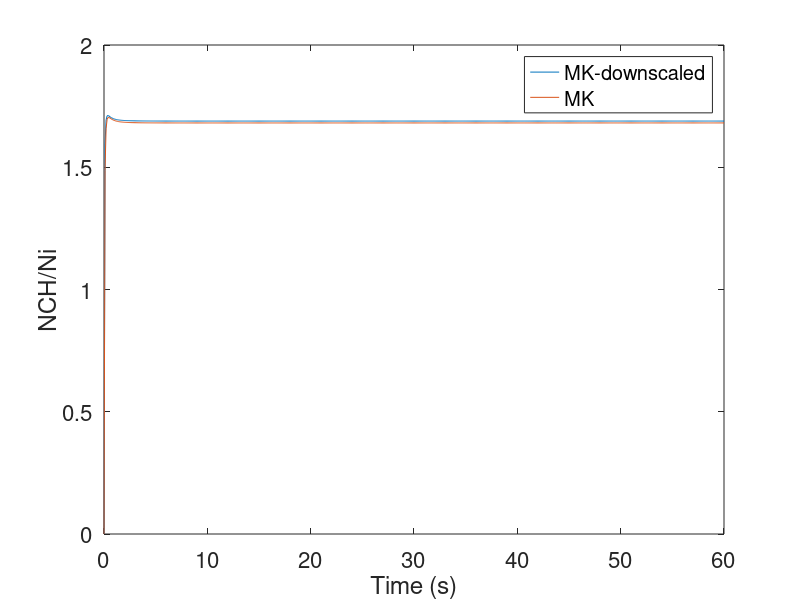
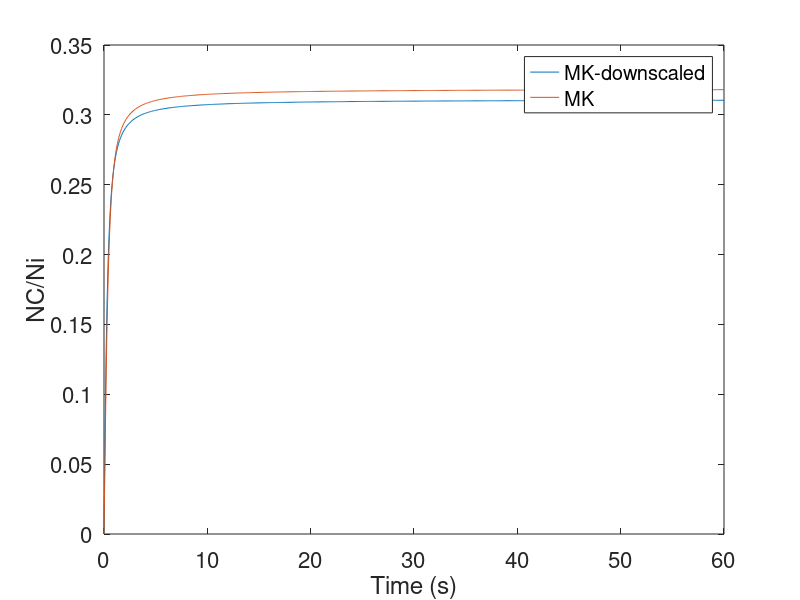
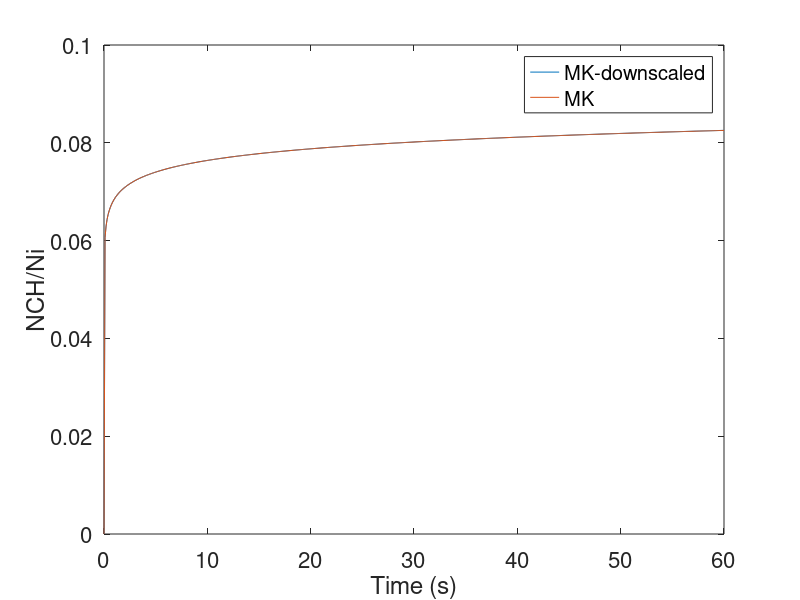
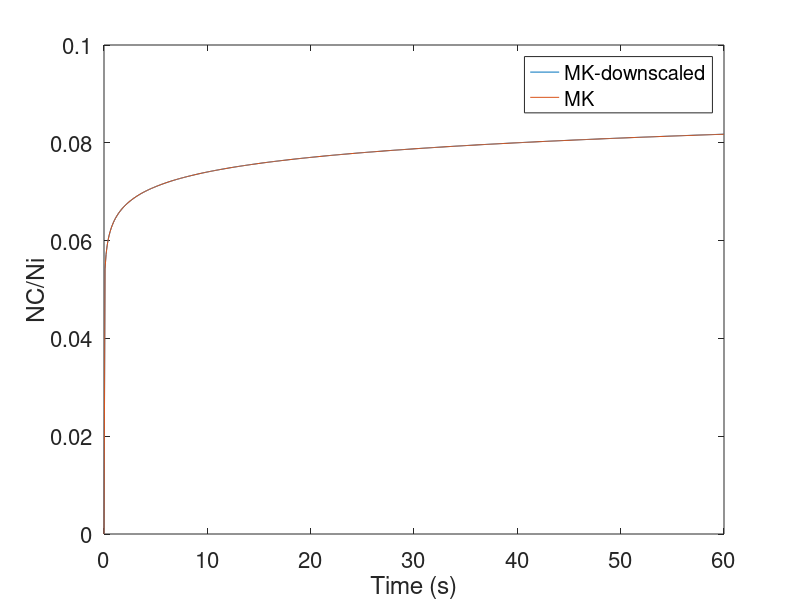

Write the MATLAB code that produced these figures, in order.


%%%%%%%%%%%%%%%%%%%%%%%%%%%%%%%%%%%%%%%%%%%%%%%%%%%%%%%%%%%%%%%%%%%%%%%%%%%%%%%%%%%%%%%%%%%%%%%%%%%%%%%%%%%%%%%%%%%%%%%%%%%%%%%%%%%%%

load('MK_no_interaction_600K_downscaled','N_600K_no_interaction_downscaled','Nfccs_600K_no_interaction_downscaled','t_600K_no_int_downscaled');

%%%%%%%%%%%%%%%%%%%%%%%%%%%%%%%%%%%%%%%%%%%%%%%%%%%%%%%%%%%%%%%%%%%%%%%%%%%%%%%%%%%%%%%%%%%%%%%%%%%%%%%%%%%%%%%%%%%%%%%%%

load('MK_no_interaction_600K','N_600K_no_interaction','Nfccs_600K_no_interaction','t_600K_no_int');


load('MC_model_600K_no_interactions','CH_spec_600K_no_interactions','C_spec_600K_no_interactions','t_600K_no_interactions',...);
     'Nall_600K_no_interactions','nCH4_gas_Spec_600K_no_interactions','NSites_600K_no_interactions','NSitesNorm_600K_no_interactions');

figure(1)
plot(t_600K_no_int,N_600K_no_interaction(:,5)/(Nfccs_600K_no_interaction/2));
hold on 
plot(t_600K_no_int_downscaled,N_600K_no_interaction_downscaled(:,5)/(Nfccs_600K_no_interaction_downscaled/2));
hold off 


%%%%%%%%%%%%%%%%%%%%%%%%%%%%%%%%%%%%%%%%%%%%%%%%%%%%%%%%%%%%%%%%%%%%%%%%%%%%%%%%%%%%%%%%%%%%%%%%%%%%%%%%%%%%%%%%%%%%%%%%%%%%%%%%
xlabel('Time (s)','fontsize',16); 
ylabel('NCH/Ni','fontsize',16); 
set(gca,'fontsize',16);

legend('MK-downscaled','MK'); 



%%%%%%%%%%%%%%%%%%%%%%%%%%%%%%%%%%%%%%%%%%%%%%%%%%%%%%%%%%%%%%%%%%%%%%%%%%%%%%%%%%%%%%%%%%%%%%%%%%%%%%%%%%%%%%%%%%%%%%%%%%%%%%%%
figure(2)

plot(t_600K_no_int,N_600K_no_interaction(:,6)/(Nfccs_600K_no_interaction/2));
hold on 
plot(t_600K_no_int_downscaled,N_600K_no_interaction_downscaled(:,6)/(Nfccs_600K_no_interaction_downscaled/2));
hold off 

%%%%%%%%%%%%%%%%%%%%%%%%%%%%%%%%%%%%%%%%%%%%%%%%%%%%%%%%%%%%%%%%%%%%%%%%%%%%%%%%%%%%%%%%%%%%%%%%%%%%%%%%%%%%%%%%%%%%%%%%%%%%%%%%
xlabel('Time (s)','fontsize',16); 
ylabel('NC/Ni','fontsize',16); 
set(gca,'fontsize',16);

legend('MK-downscaled','MK'); 


load('MK_1NN_2NN_3NN_600K','N_600K_1NN_2NN_3NN','Nfccs_600K_1NN_2NN_3NN','t_600K_1NN_2NN_3NN');   

load('MK_1NN_2NN_3NN_600K_downscaled','N_600K_1NN_2NN_3NN_downscaled','Nfccs_600K_1NN_2NN_3NN_downscaled',...
     't_600K_1NN_2NN_3NN_downscaled');   


%%%%%%%%%%%%%%%%%%%%%%%%%%%%%%%%%%%%%%%%%%%%%%%%%%%%%%%%%%%%%%%%%%%%%%%%%%%%%%%%%%%%%%%%%%%%%%%%%%%%%%%%%%%%%%%%%%%%%%%%%%%%%%%%
 
figure(3)

plot(t_600K_1NN_2NN_3NN,N_600K_1NN_2NN_3NN(:,5)/(Nfccs_600K_1NN_2NN_3NN/2));

hold on 

plot(t_600K_1NN_2NN_3NN_downscaled,N_600K_1NN_2NN_3NN_downscaled(:,5)/(Nfccs_600K_no_interaction_downscaled/2));

hold off 


%%%%%%%%%%%%%%%%%%%%%%%%%%%%%%%%%%%%%%%%%%%%%%%%%%%%%%%%%%%%%%%%%%%%%%%%%%%%%%%%%%%%%%%%%%%%%%%%%%%%%%%%%%%%%%%%%%%%%%%%%%%%%%%%

xlabel('Time (s)','fontsize',16); 
ylabel('NCH/Ni','fontsize',16); 
set(gca,'fontsize',16);

legend('MK-downscaled','MK'); 


%%%%%%%%%%%%%%%%%%%%%%%%%%%%%%%%%%%%%%%%%%%%%%%%%%%%%%%%%%%%%%%%%%%%%%%%%%%%%%%%%%%%%%%%%%%%%%%%%%%%%%%%%%%%%%%%%%%%%%%%%%%%%%%%
 
figure(4)

plot(t_600K_1NN_2NN_3NN,N_600K_1NN_2NN_3NN(:,6)/(Nfccs_600K_1NN_2NN_3NN/2));

hold on 

plot(t_600K_1NN_2NN_3NN_downscaled,N_600K_1NN_2NN_3NN_downscaled(:,6)/(Nfccs_600K_no_interaction_downscaled/2));

hold off 

%%%%%%%%%%%%%%%%%%%%%%%%%%%%%%%%%%%%%%%%%%%%%%%%%%%%%%%%%%%%%%%%%%%%%%%%%%%%%%%%%%%%%%%%%%%%%%%%%%%%%%%%%%%%%%%%%%%%%%%%%%%%%%%%

xlabel('Time (s)','fontsize',16); 
ylabel('NC/Ni','fontsize',16); 
set(gca,'fontsize',16);

legend('MK-downscaled','MK'); 


% save('MC_model_600K_no_interactions','CH_spec_600K_no_interactions','C_spec_600K_no_interactions','t_600K_no_interactions',...);
%      'Nall_600K_no_interactions','nCH4_gas_Spec_600K_no_interactions','NSites_600K_no_interactions','NSitesNorm_600K_no_interactions');

figure(5)

plot(t_600K_no_interactions(1:6000),Nall_600K_no_interactions(1:6000,CH_spec_600K_no_interactions)/(Nfccs_600K_no_interaction_downscaled/2));

hold on 

plot(t_600K_no_int_downscaled,N_600K_no_interaction_downscaled(:,5)/(Nfccs_600K_no_interaction_downscaled/2));

plot(t_600K_no_int,N_600K_no_interaction(:,5)/(Nfccs_600K_no_interaction/2));

hold off 

legend('KMC','MK-downscaled','MK'); 
